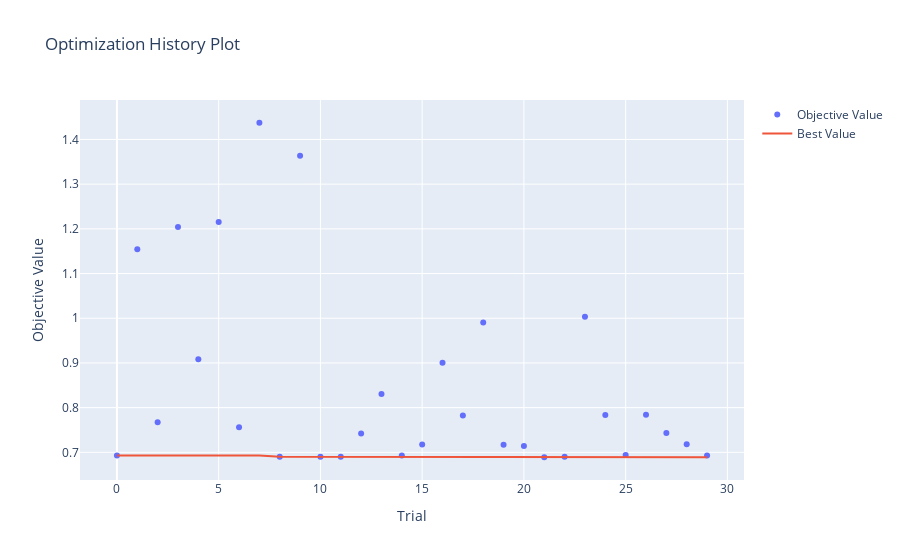

The code cell stored with this chart in its notebook:
### Code cell
# 하이퍼파라미터 최적화 과정을 확인
optuna.visualization.plot_optimization_history(study_rf)

### Figure 1 — Plotly figure (JSON) as saved in the notebook; plotly's stock layout.template omitted (floating-point values rounded to 4 significant figures)
{"data": [{"mode": "markers", "name": "Objective Value", "type": "scatter", "x": [0, 1, 2, 3, 4, 5, 6, 7, 8, 9, 10, 11, 12, 13, 14, 15, 16, 17, 18, 19, 20, 21, 22, 23, 24, 25, 26, 27, 28, 29], "y": [0.6928, 1.154, 0.7675, 1.204, 0.9084, 1.215, 0.7564, 1.437, 0.6899, 1.364, 0.6899, 0.69, 0.7422, 0.8308, 0.6928, 0.7176, 0.9004, 0.7824, 0.9904, 0.7167, 0.7142, 0.689, 0.6903, 1.003, 0.7834, 0.6941, 0.784, 0.7432, 0.7182, 0.6931]}, {"mode": "lines", "name": "Best Value", "type": "scatter", "x": [0, 1, 2, 3, 4, 5, 6, 7, 8, 9, 10, 11, 12, 13, 14, 15, 16, 17, 18, 19, 20, 21, 22, 23, 24, 25, 26, 27, 28, 29], "y": [0.6928, 0.6928, 0.6928, 0.6928, 0.6928, 0.6928, 0.6928, 0.6928, 0.6899, 0.6899, 0.6899, 0.6899, 0.6899, 0.6899, 0.6899, 0.6899, 0.6899, 0.6899, 0.6899, 0.6899, 0.6899, 0.689, 0.689, 0.689, 0.689, 0.689, 0.689, 0.689, 0.689, 0.689]}, {"marker": {"color": "#cccccc"}, "mode": "markers", "name": "Infeasible Trial", "showlegend": false, "type": "scatter", "x": [], "y": []}], "layout": {"title": {"text": "Optimization History Plot"}, "xaxis": {"title": {"text": "Trial"}}, "yaxis": {"title": {"text": "Objective Value"}}}}
